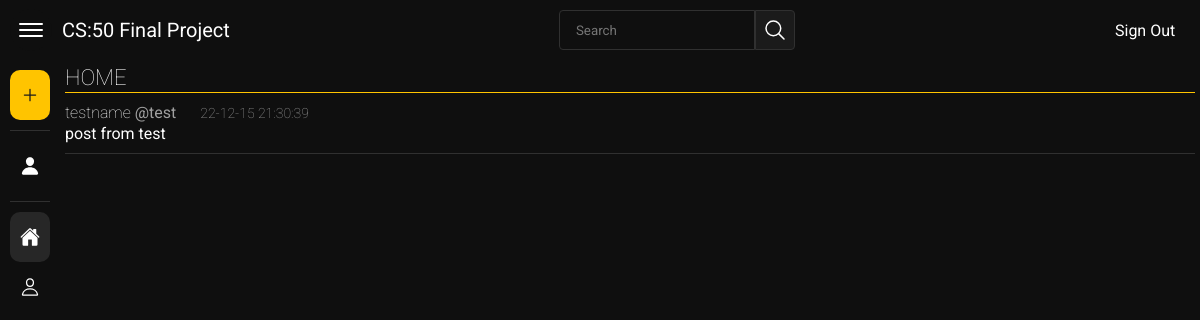
Page / (signed in) on the earlier database version.
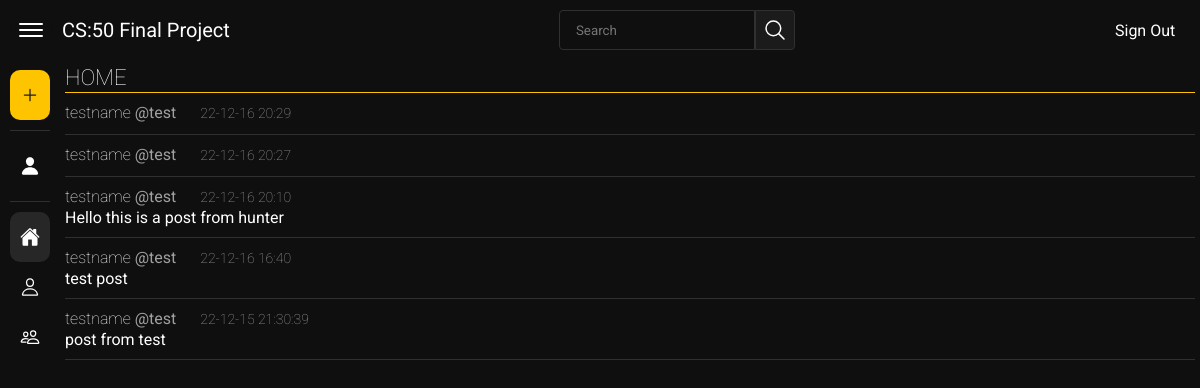
Same page on the later database version.
### tables this page shows
CREATE TABLE "posts" (
	"id"	INTEGER NOT NULL UNIQUE,
	"user_id"	INTEGER NOT NULL,
	"post"	TEXT NOT NULL,
	"date"	TEXT NOT NULL,
	PRIMARY KEY("id" AUTOINCREMENT)
);

CREATE TABLE "users" (
	"id"	INTEGER NOT NULL UNIQUE,
	"username"	TEXT NOT NULL UNIQUE,
	"name"	TEXT NOT NULL,
	"password_hash"	TEXT NOT NULL,
	"follower_count"	INTEGER NOT NULL DEFAULT 0,
	"following_count"	INTEGER NOT NULL DEFAULT 0,
	PRIMARY KEY("id")
);

### app.py (the view)
@app.route("/")
def index():
    friendsposts = None
    if not session.get("user_id") is None:
        friendsposts = db.execute("SELECT username, name, post, date FROM posts JOIN users ON users.id=posts.user_id JOIN following ON following.user_id=posts.user_id WHERE follower_id = ? ORDER BY date DESC", session["user_id"])
    return render_template("index.html", friendsposts=friendsposts, homeActive = True, )

### templates/index.html (shortened to what this page needs)
{% extends "layout.html" %}
{% block main %}
    <div class="search-titles">
        HOME
    </div>
    {% if session["user_id"] %}
        {% if friendsposts %}
            {% for posts in friendsposts %}
                <div class="user-post">
                    <a class="user-post-info" href="/user/{{ posts.username }}">
                        <span class="user-post-name">{{ posts.name }}</span>
                        <span class="user-post-username">@{{ posts.username }}</span>
                        <span class="user-post-date">{{ posts.date }}</span>
                    </a>
                    <div class="user-post-main">
                        <span>{{ posts.post }}</span>
                    </div>
                </div>
            {% endfor %}
        {% else %}
            <div style="padding-top: 5px;">No posts. Follow more people to view posts</div>
        {% endif %}
    {% else %}
        <div style="padding-top: 5px;">Please sign in or register an account to view posts</div>
    {% endif %}
{% endblock main %}

Differences in the rows shown:
added posts: name "testname", username "test", date "22-12-16 20:29"
added posts: name "testname", username "test", date "22-12-16 20:27"
added posts: name "testname", username "test", date "22-12-16 20:10", post "Hello this is a post from hunter"
added posts: name "testname", username "test", date "22-12-16 16:40", post "test post"
